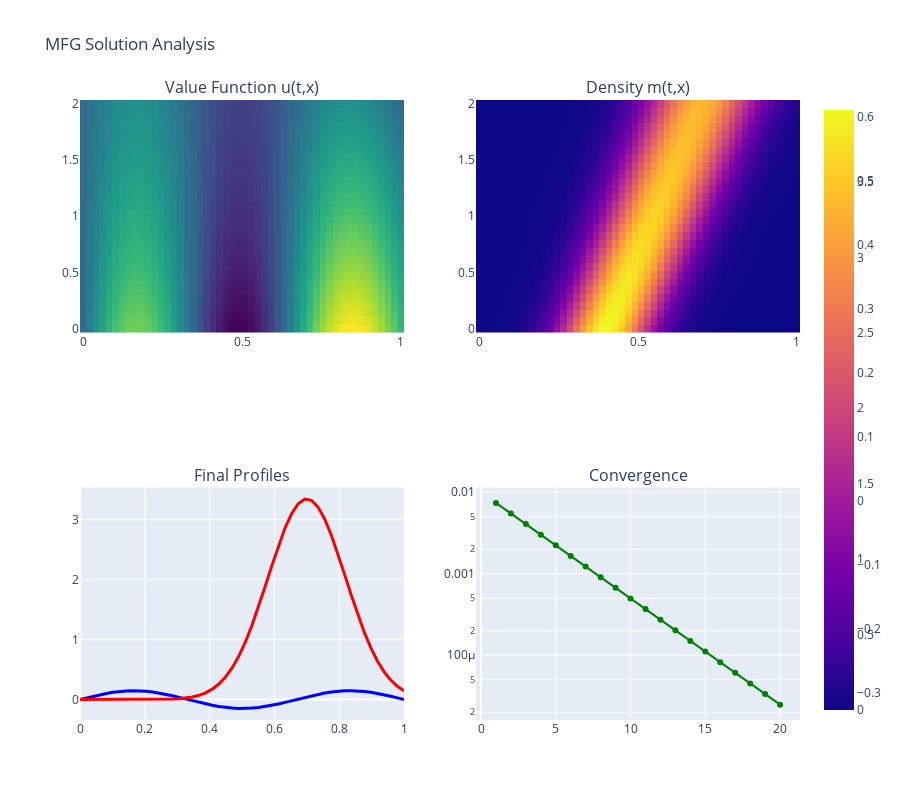

Here is the notebook cell this chart was saved with:
### Markdown cell above
## Interactive Visualizations

The following plots show the Mean Field Game solution components:

### Code cell
# Create visualizations with fallback options
print("🎨 Creating visualizations...")

if PLOTLY_AVAILABLE:
    # Interactive Plotly version
    print("📈 Using interactive Plotly plots...")
    
    # Create subplots
    fig = make_subplots(
        rows=2, cols=2,
        subplot_titles=['Value Function u(t,x)', 'Density m(t,x)', 
                       'Final Profiles', 'Convergence'],
        specs=[[{'type': 'heatmap'}, {'type': 'heatmap'}],
               [{'type': 'xy'}, {'type': 'xy'}]]
    )
    
    # Heatmaps
    fig.add_trace(
        go.Heatmap(z=u, x=x, y=t, colorscale='viridis', name='u(t,x)'),
        row=1, col=1
    )
    
    fig.add_trace(
        go.Heatmap(z=m, x=x, y=t, colorscale='plasma', name='m(t,x)'),
        row=1, col=2
    )
    
    # Final profiles
    fig.add_trace(
        go.Scatter(x=x, y=u[-1, :], mode='lines', name='u(T,x)', 
                  line=dict(color='blue', width=3)),
        row=2, col=1
    )
    
    fig.add_trace(
        go.Scatter(x=x, y=m[-1, :], mode='lines', name='m(T,x)',
                  line=dict(color='red', width=3)),
        row=2, col=1
    )
    
    # Convergence
    fig.add_trace(
        go.Scatter(x=iterations, y=errors, mode='lines+markers', 
                  name='Error', line=dict(color='green', width=2)),
        row=2, col=2
    )
    
    fig.update_layout(
        title="MFG Solution Analysis",
        height=800,
        showlegend=False
    )
    
    fig.update_yaxes(type="log", row=2, col=2)
    fig.show()
    
    print("✅ Interactive plots created successfully!")
    
else:
    # Matplotlib fallback
    print("📊 Using matplotlib static plots...")
    
    fig, axes = plt.subplots(2, 2, figsize=(12, 8))
    
    # Value function heatmap
    im1 = axes[0,0].imshow(u, aspect='auto', origin='lower', 
                          extent=[0, 1, 0, 2], cmap='viridis')
    axes[0,0].set_title('Value Function u(t,x)')
    axes[0,0].set_xlabel('Space x')
    axes[0,0].set_ylabel('Time t')
    plt.colorbar(im1, ax=axes[0,0])
    
    # Density heatmap
    im2 = axes[0,1].imshow(m, aspect='auto', origin='lower',
                          extent=[0, 1, 0, 2], cmap='plasma')
    axes[0,1].set_title('Density m(t,x)')
    axes[0,1].set_xlabel('Space x')
    axes[0,1].set_ylabel('Time t')
    plt.colorbar(im2, ax=axes[0,1])
    
    # Final profiles
    axes[1,0].plot(x, u[-1, :], 'b-', linewidth=2, label='u(T,x)')
    axes[1,0].plot(x, m[-1, :], 'r-', linewidth=2, label='m(T,x)')
    axes[1,0].set_title('Final Profiles')
    axes[1,0].set_xlabel('Space x')
    axes[1,0].legend()
    axes[1,0].grid(True)
    
    # Convergence
    axes[1,1].semilogy(iterations, errors, 'g-o', linewidth=2)
    axes[1,1].set_title('Convergence History')
    axes[1,1].set_xlabel('Iteration')
    axes[1,1].set_ylabel('Error')
    axes[1,1].grid(True)
    
    plt.tight_layout()
    plt.show()
    
    print("✅ Static plots created successfully!")

### Figure 1 — Plotly figure (JSON) as saved in the notebook; plotly's stock layout.template omitted (floating-point values rounded to 4 significant figures; data arrays with more than 128 entries replaced by an {"elided": "..."} marker saying what was removed)
{"data": [{"colorscale": [[0, "#440154"], [0.1111, "#482878"], [0.2222, "#3e4989"], [0.3333, "#31688e"], [0.4444, "#26828e"], [0.5556, "#1f9e89"], [0.6667, "#35b779"], [0.7778, "#6ece58"], [0.8889, "#b5de2b"], [1, "#fde725"]], "name": "u(t,x)", "type": "heatmap", "x": [0.0, 0.02041, 0.04082, 0.06122, 0.08163, 0.102, 0.1224, 0.1429, 0.1633, 0.1837, 0.2041, 0.2245, 0.2449, 0.2653, 0.2857, 0.3061, 0.3265, 0.3469, 0.3673, 0.3878, 0.4082, 0.4286, 0.449, 0.4694, 0.4898, 0.5102, 0.5306, 0.551, 0.5714, 0.5918, 0.6122, 0.6327, 0.6531, 0.6735, 0.6939, 0.7143, 0.7347, 0.7551, 0.7755, 0.7959, 0.8163, 0.8367, 0.8571, 0.8776, 0.898, 0.9184, 0.9388, 0.9592, 0.9796, 1.0], "xaxis": "x", "y": [0.0, 0.06897, 0.1379, 0.2069, 0.2759, 0.3448, 0.4138, 0.4828, 0.5517, 0.6207, 0.6897, 0.7586, 0.8276, 0.8966, 0.9655, 1.034, 1.103, 1.172, 1.241, 1.31, 1.379, 1.448, 1.517, 1.586, 1.655, 1.724, 1.793, 1.862, 1.931, 2.0], "yaxis": "y", "z": {"elided": "30x50 float values"}}, {"colorscale": [[0, "#0d0887"], [0.1111, "#46039f"], [0.2222, "#7201a8"], [0.3333, "#9c179e"], [0.4444, "#bd3786"], [0.5556, "#d8576b"], [0.6667, "#ed7953"], [0.7778, "#fb9f3a"], [0.8889, "#fdca26"], [1, "#f0f921"]], "name": "m(t,x)", "type": "heatmap", "x": [0.0, 0.02041, 0.04082, 0.06122, 0.08163, 0.102, 0.1224, 0.1429, 0.1633, 0.1837, 0.2041, 0.2245, 0.2449, 0.2653, 0.2857, 0.3061, 0.3265, 0.3469, 0.3673, 0.3878, 0.4082, 0.4286, 0.449, 0.4694, 0.4898, 0.5102, 0.5306, 0.551, 0.5714, 0.5918, 0.6122, 0.6327, 0.6531, 0.6735, 0.6939, 0.7143, 0.7347, 0.7551, 0.7755, 0.7959, 0.8163, 0.8367, 0.8571, 0.8776, 0.898, 0.9184, 0.9388, 0.9592, 0.9796, 1.0], "xaxis": "x2", "y": [0.0, 0.06897, 0.1379, 0.2069, 0.2759, 0.3448, 0.4138, 0.4828, 0.5517, 0.6207, 0.6897, 0.7586, 0.8276, 0.8966, 0.9655, 1.034, 1.103, 1.172, 1.241, 1.31, 1.379, 1.448, 1.517, 1.586, 1.655, 1.724, 1.793, 1.862, 1.931, 2.0], "yaxis": "y2", "z": {"elided": "30x50 float values"}}, {"line": {"color": "blue", "width": 3}, "mode": "lines", "name": "u(T,x)", "type": "scatter", "x": [0.0, 0.02041, 0.04082, 0.06122, 0.08163, 0.102, 0.1224, 0.1429, 0.1633, 0.1837, 0.2041, 0.2245, 0.2449, 0.2653, 0.2857, 0.3061, 0.3265, 0.3469, 0.3673, 0.3878, 0.4082, 0.4286, 0.449, 0.4694, 0.4898, 0.5102, 0.5306, 0.551, 0.5714, 0.5918, 0.6122, 0.6327, 0.6531, 0.6735, 0.6939, 0.7143, 0.7347, 0.7551, 0.7755, 0.7959, 0.8163, 0.8367, 0.8571, 0.8776, 0.898, 0.9184, 0.9388, 0.9592, 0.9796, 1.0], "xaxis": "x3", "y": [0.0, 0.02813, 0.05522, 0.08028, 0.1024, 0.1207, 0.1346, 0.1435, 0.1471, 0.1453, 0.1381, 0.1258, 0.1089, 0.08801, 0.06385, 0.03733, 0.009428, -0.01882, -0.04637, -0.07221, -0.09539, -0.115, -0.1305, -0.1411, -0.1465, -0.1465, -0.1411, -0.1305, -0.115, -0.09539, -0.07221, -0.04637, -0.01882, 0.009428, 0.03733, 0.06385, 0.08801, 0.1089, 0.1258, 0.1381, 0.1453, 0.1471, 0.1435, 0.1346, 0.1207, 0.1024, 0.08028, 0.05522, 0.02813, 5.406e-17], "yaxis": "y3"}, {"line": {"color": "red", "width": 3}, "mode": "lines", "name": "m(T,x)", "type": "scatter", "x": [0.0, 0.02041, 0.04082, 0.06122, 0.08163, 0.102, 0.1224, 0.1429, 0.1633, 0.1837, 0.2041, 0.2245, 0.2449, 0.2653, 0.2857, 0.3061, 0.3265, 0.3469, 0.3673, 0.3878, 0.4082, 0.4286, 0.449, 0.4694, 0.4898, 0.5102, 0.5306, 0.551, 0.5714, 0.5918, 0.6122, 0.6327, 0.6531, 0.6735, 0.6939, 0.7143, 0.7347, 0.7551, 0.7755, 0.7959, 0.8163, 0.8367, 0.8571, 0.8776, 0.898, 0.9184, 0.9388, 0.9592, 0.9796, 1.0], "xaxis": "x3", "y": [1.366e-07, 3.631e-07, 9.376e-07, 2.352e-06, 5.732e-06, 1.357e-05, 3.122e-05, 6.976e-05, 0.0001514, 0.0003194, 0.0006544, 0.001303, 0.002519, 0.004732, 0.008636, 0.01531, 0.02637, 0.04413, 0.07175, 0.1133, 0.1738, 0.2591, 0.3752, 0.5279, 0.7214, 0.9578, 1.235, 1.548, 1.885, 2.229, 2.561, 2.858, 3.099, 3.265, 3.341, 3.322, 3.209, 3.011, 2.745, 2.431, 2.091, 1.748, 1.419, 1.12, 0.8581, 0.6389, 0.4621, 0.3247, 0.2217, 0.147], "yaxis": "y3"}, {"line": {"color": "green", "width": 2}, "mode": "lines+markers", "name": "Error", "type": "scatter", "x": [1, 2, 3, 4, 5, 6, 7, 8, 9, 10, 11, 12, 13, 14, 15, 16, 17, 18, 19, 20], "xaxis": "x4", "y": [0.007408, 0.005488, 0.004066, 0.003012, 0.002231, 0.001653, 0.001225, 0.0009072, 0.0006721, 0.0004979, 0.0003688, 0.0002732, 0.0002024, 0.00015, 0.0001111, 8.23e-05, 6.097e-05, 4.517e-05, 3.346e-05, 2.479e-05], "yaxis": "y4"}], "layout": {"annotations": [{"font": {"size": 16}, "showarrow": false, "text": "Value Function u(t,x)", "x": 0.225, "xanchor": "center", "xref": "paper", "y": 1, "yanchor": "bottom", "yref": "paper"}, {"font": {"size": 16}, "showarrow": false, "text": "Density m(t,x)", "x": 0.775, "xanchor": "center", "xref": "paper", "y": 1, "yanchor": "bottom", "yref": "paper"}, {"font": {"size": 16}, "showarrow": false, "text": "Final Profiles", "x": 0.225, "xanchor": "center", "xref": "paper", "y": 0.375, "yanchor": "bottom", "yref": "paper"}, {"font": {"size": 16}, "showarrow": false, "text": "Convergence", "x": 0.775, "xanchor": "center", "xref": "paper", "y": 0.375, "yanchor": "bottom", "yref": "paper"}], "height": 800, "showlegend": false, "title": {"text": "MFG Solution Analysis"}, "xaxis": {"anchor": "y", "domain": [0, 0.45]}, "xaxis2": {"anchor": "y2", "domain": [0.55, 1]}, "xaxis3": {"anchor": "y3", "domain": [0, 0.45]}, "xaxis4": {"anchor": "y4", "domain": [0.55, 1]}, "yaxis": {"anchor": "x", "domain": [0.625, 1]}, "yaxis2": {"anchor": "x2", "domain": [0.625, 1]}, "yaxis3": {"anchor": "x3", "domain": [0, 0.375]}, "yaxis4": {"anchor": "x4", "domain": [0, 0.375], "type": "log"}}}
